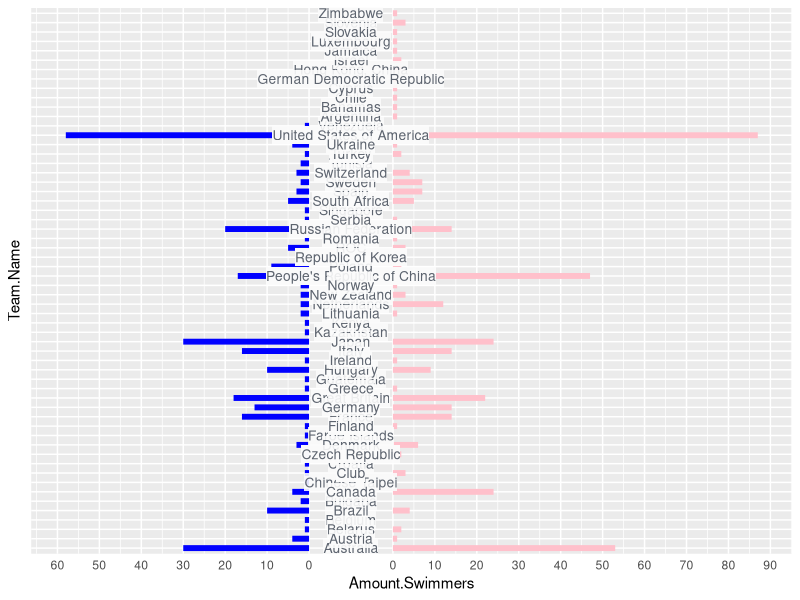

This figure's R source:
library(tidyverse)
library(dplyr)
library(ggplot2)

gender_select <- function(data,gender){
  dataframe <- data %>% 
    filter(Gender == gender) %>% 
    select(Athlete.Full.Name,Team.Name,Gender) %>%
    unique() %>% 
    group_by(Team.Name) %>% 
    transmute(
      Team.Name = as.factor(Team.Name),
      id.team.code = as.factor(Team.Name),
      id.team.code = as.integer(id.team.code),
    ) %>%
    summarise(
      Amount.Swimmers = sum(id.team.code/id.team.code)
    ) %>% 
    arrange(desc(Amount.Swimmers))
  
  dataframe <- dataframe %>% 
    mutate(
      Gender = gender
    )
  
  return(dataframe)
}

data <- read.csv("./data/best_swimmers.csv",sep = ",")
View(data)
glimpse(data)

options(scipen = 999)




data <- data %>% 
  mutate(
    Swim.time = NULL,
    Event.Name = as.factor(Event.Name),
    Event.description = as.factor(Event.description),
    City = as.factor(City),
    Country.Code = as.factor(Country.Code),
    Swim.date = as.Date(Swim.date, "%m-%d-%y"),
    Athlete.birth.date = as.Date(Athlete.birth.date,"%m-%d-%y"),
    Team.Name = as.factor(Team.Name),
    Team.Code = NULL,
    Duration..hh.mm.ss.ff. = str_split(Duration..hh.mm.ss.ff. , ":", simplify = TRUE),
    Minute =as.integer(Duration..hh.mm.ss.ff.[,2]),
    Second = as.integer(Duration..hh.mm.ss.ff.[,3]),
    hundredths = as.integer(Duration..hh.mm.ss.ff.[,4]),
    Duration..hh.mm.ss.ff. = NULL,
    index = NULL,
    Gender = as.factor(Gender),
    Age.to.swim = as.integer(trunc(as.numeric((`Swim.date`- `Athlete.birth.date`)/365)))
  ) %>% 
  filter(
    Swim.date < as.Date("2023-01-01") & Athlete.birth.date < as.Date("2023-01-01")
  )

glimpse(data)


female_df <- gender_select(data,"F")
male_df <- gender_select(data,"M")

df_swimmers <- full_join(male_df,female_df)
  
displacement <- 10
ggplot(df_swimmers, aes(x = `Team.Name`,
                        y = `Amount.Swimmers`))+
  geom_linerange(data = subset(df_swimmers, Gender == "M") %>% 
                   mutate(`Amount.Swimmers` = -`Amount.Swimmers`),
                 aes(ymin = -displacement,
                     ymax = -displacement + `Amount.Swimmers`),
                 size = 2,
                 color = "blue")+
  geom_linerange(data = subset(df_swimmers, Gender == "F"),
                 aes(ymin = displacement,
                     ymax = displacement + `Amount.Swimmers`),
                 size = 2,
                 color = "pink")+
  coord_flip()+
  scale_y_continuous(
    breaks = c(seq(-90 ,0,by=10)-displacement,
               seq(0,90,by = 10)+displacement),
    labels = c(rev(seq(0,90, by = 10)), seq(0,90, by = 10))
  )+
  theme(plot.title = element_text(hjust = .5),
        axis.ticks = element_blank(),
        axis.text.y = element_blank()
        )+
  geom_label(aes(x = `Team.Name`,
                 y = 0,
                 label = `Team.Name`),
             size = 3.5,
             label.padding = unit(0.0,"lines"),
             label.size = 0,
             label.r = unit(0.0,"lines"),
             fill = "#FAFAFA",
             alpha = 0.9,
             color = "#5D646F")

